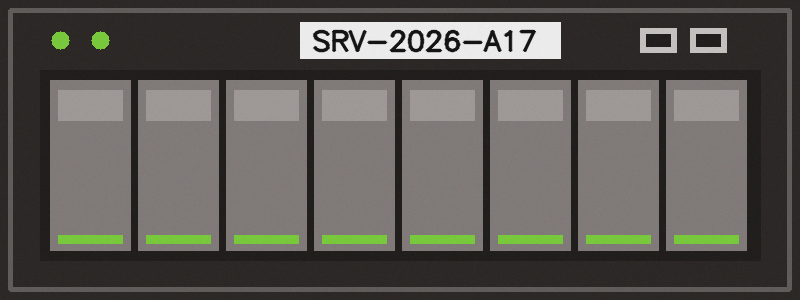
#> input picture module4_machineVision_cv-industrial-workshop/images/rack/rack_reference.png, 800 x 300 px, found by its file name; the run also reads 1 picture not shown here
$ jupyter execute 08_product_components.ipynb   (older library calls are emulated)
#> lines starting #> are read from the running program, lines starting #| are printed output that depends on the picture; after the words box and inside, x2 and y2 are one past the last pixel; in counts of white or black regions, pixels touching at a corner belong together
### module4_machineVision_cv-industrial-workshop/scripts/vision_camera.py
"""
vision_camera.py : แหล่งภาพที่ใช้ร่วมกันทุก Workshop
  file   = ภาพจากไฟล์
  emu    = กล้อง Basler จำลอง (ไม่ต้องมีกล้องจริง)
  basler = กล้อง Basler จริง (GigE / USB)
  webcam = webcam สำรอง

ทุกแหล่งมีคำสั่งเหมือนกัน:  frame = src.read()   และ   src.close()
frame ที่ได้เป็นภาพสี BGR (numpy array) ส่งเข้า OpenCV ได้ทันที
"""
import os

# เปิดกล้องจำลองไว้เสมอ (ไม่กระทบกล้องจริง) จึงสลับ emu กับ basler ได้โดยไม่ต้อง Restart
os.environ.setdefault('PYLON_CAMEMU', '1')

import cv2
import numpy as np

# โฟลเดอร์ images/ ของ repo (ใช้ได้ไม่ว่าจะรันจากโฟลเดอร์ไหน)
IMG_DIR = os.path.join(os.path.dirname(os.path.abspath(__file__)), "..", "images")


def img_path(name):
    """คืน path เต็มของไฟล์ภาพตัวอย่างใน images/"""
    return name if os.path.exists(name) else os.path.join(IMG_DIR, name)


# [45 lines left out: functions imread_url, set_param, pick_device, not called in this run]

class FileSource:
    # [4 lines left out: function __init__, not called in this run]

    def read(self):
        return self.img.copy()

    def close(self):
        pass


class WebcamSource:
    # [7 lines left out: function __init__, not called in this run]

    def read(self):
        ok, frame = self.cap.read()
        return frame if ok else None

    def close(self):
        self.cap.release()


class BaslerSource:
    # [58 lines left out: functions __init__, read, not called in this run]

    def close(self):
        self.cam.StopGrabbing()
        self.cam.Close()


# [24 lines left out: functions add_source_args, open_source, fit_to_screen, not called in this run]


def use_thai_font():
    """ตั้งฟอนต์ไทยให้ matplotlib ทั้ง notebook (ทั้ง show() และกราฟที่วาดเอง)
    เลือกเฉพาะฟอนต์ที่มีในเครื่องจริง: Windows = Tahoma / Leelawadee UI, Mac = Thonburi / Tahoma"""
    import logging
    import warnings
    try:
        import matplotlib.pyplot as plt
        from matplotlib import font_manager
    except ImportError:
        return
    have = {f.name for f in font_manager.fontManager.ttflist}
    thai = [f for f in ("Tahoma", "Thonburi", "Leelawadee UI", "Noto Sans Thai",
                        "Sarabun", "Loma") if f in have]
    plt.rcParams["font.family"] = thai + ["DejaVu Sans"]
    logging.getLogger("matplotlib.font_manager").setLevel(logging.ERROR)
    warnings.filterwarnings("ignore", message="Glyph .* missing from font")


use_thai_font()   # เรียกทันทีที่ import vision_camera


def show(*imgs, titles=None, size=6):
    """แสดงภาพใน Jupyter Notebook (แปลง BGR เป็น RGB ให้อัตโนมัติ)"""
    import logging
    import warnings
    import matplotlib.pyplot as plt
    # ฟอนต์ที่มีภาษาไทย: Windows = Tahoma / Leelawadee UI, Mac = Thonburi
    # เลือกเฉพาะฟอนต์ไทยที่มีในเครื่องนี้จริง จึงไม่มีข้อความ findfont ... not found
    from matplotlib import font_manager
    have = {f.name for f in font_manager.fontManager.ttflist}
    thai = [f for f in ("Tahoma", "Leelawadee UI", "Thonburi", "Noto Sans Thai") if f in have]
    plt.rcParams["font.family"] = thai + ["DejaVu Sans"]
    warnings.filterwarnings("ignore", message="Glyph")
    warnings.filterwarnings("ignore", message="findfont")
    logging.getLogger("matplotlib.font_manager").setLevel(logging.ERROR)  # findfont มาทาง logging ไม่ใช่ warnings
    n = len(imgs)
    fig, axes = plt.subplots(1, n, figsize=(size * n, size * 0.75))
    axes = [axes] if n == 1 else axes
    for i, (ax, im) in enumerate(zip(axes, imgs)):
        if im.ndim == 2:
            ax.imshow(im, cmap="gray", vmin=0, vmax=255)
        else:
            ax.imshow(cv2.cvtColor(im, cv2.COLOR_BGR2RGB))
        if titles:
            ax.set_title(titles[i])
        ax.axis("off")
    plt.tight_layout()
    plt.show()


# [23 lines left out: function grab_one, not called in this run]


def put_label(img, text, org=(10, 30), scale=0.8, color=(0, 255, 255)):
    cv2.putText(img, text, org, cv2.FONT_HERSHEY_SIMPLEX, scale, (0, 0, 0), 4)
    cv2.putText(img, text, org, cv2.FONT_HERSHEY_SIMPLEX, scale, color, 2)


# ---------------------------------------------------------------
# สำหรับ Notebook 02b: เล่นกับกล้องจำลอง
# ---------------------------------------------------------------
# [28 lines left out: function grab_emu, not called in this run]


class EmuLine:
    """สายการผลิตจำลอง: กล้องจำลองส่งภาพจากโฟลเดอร์ทีละภาพ ทุกครั้งที่สั่ง Trigger
    ใช้แบบ:  line = EmuLine("line")  ->  frame = line.trigger()  ->  line.close()"""

    # [27 lines left out: functions __init__, trigger, not called in this run]

    def close(self):
        self.cam.StopGrabbing()
        self.cam.Close()


# [17 lines left out: function simulate_real, not called in this run]


class SimpleHOG:
    # HOG แบบเขียนเอง ใช้แทน cv2.HOGDescriptor ที่ไม่มีใน OpenCV 5  (ภาพ 64x48, cell 8, block 2x2, 9 ทิศ)
    def __init__(self, cell=8, bins=9):
        self.cell, self.bins = cell, bins

    # [32 lines left out: functions compute, make_hog, not called in this run]

### module4_machineVision_cv-industrial-workshop/notebooks/08_product_components.ipynb
# แยกส่วนประกอบของสินค้าในภาพเดียว (ตัวอย่าง: Rack server)
สินค้าหนึ่งชิ้นมีหลายส่วน: ช่องไดรฟ์ 8 ช่อง ไฟสถานะ พอร์ต USB ฉลาก  งานตรวจคือ **"แต่ละส่วนครบและถูกต้องไหม"** ไม่ใช่แค่ผ่าน/ไม่ผ่านทั้งเครื่อง

3 วิธี จากง่ายไปซับซ้อน

| วิธี | หลักการ | เหมาะเมื่อ |
|---|---|---|
| **1. แผนที่โซน (ROI map)** | กำหนดกรอบของแต่ละส่วนจากภาพอ้างอิง แล้วตรวจทีละกรอบ | สินค้าอยู่ตำแหน่งเดิมเสมอ (จิ๊ก) ใช้มากที่สุดในโรงงาน |
| **2. หาส่วนประกอบอัตโนมัติ** | หาวัตถุทั้งหมดในภาพ แล้วจำแนกด้วยขนาด รูปร่าง สี | สินค้าเลื่อนได้บ้าง ส่วนประกอบหน้าตาต่างกันชัด |
| **3. AI: Object Detection / Segmentation** | สอนโมเดลให้หาและตีกรอบ/ระบายสีแต่ละส่วน | ส่วนประกอบหน้าตาหลากหลาย หลายรุ่น มุมกล้องไม่คงที่ |

[cell 1]
import sys, os
sys.path.insert(0, os.path.abspath("../scripts"))
import cv2
import numpy as np
from vision_camera import show, img_path, put_label
RACK = img_path("rack")
def load(name):
    return cv2.imread(os.path.join(RACK, name))
ref = load("rack_reference.png")
#> in load, returned value is the input picture: shape (300, 800, 3); mean B, G, R 85, 89.9, 92.7
show(ref, titles=["ภาพอ้างอิง: เครื่องที่ครบถ้วน"], size=7)

## 1. แผนที่โซน (ROI map): บอกโปรแกรมว่าแต่ละส่วนอยู่ตรงไหน
วิศวกรกำหนดกรอบของแต่ละส่วนครั้งเดียวจากภาพอ้างอิง (ในโปรแกรมจริงมักลากกรอบด้วยเมาส์)  แล้วแต่ละกรอบมี**กฎตรวจของตัวเอง**:
- ช่องไดรฟ์: ต้องมีไดรฟ์ (พื้นที่สว่างมากพอ)
- ไฟสถานะ: ต้องเป็น**สีเขียว** (ส้ม = fault)
- พอร์ต USB: ต้องมี
- ฉลาก: ต้องมี (พื้นที่ขาวมากพอ)

[cell 2]
ZONES = {}
for i in range(8):
    ZONES[f"bay{i+1}"] = ("drive", (50 + i * 88, 80, 80, 170))        # (x, y, w, h)
ZONES["led_power"]  = ("led",   (48, 28, 24, 24))
ZONES["led_status"] = ("led",   (88, 28, 24, 24))
ZONES["usb1"]       = ("port",  (640, 28, 36, 24))
ZONES["usb2"]       = ("port",  (690, 28, 36, 24))
ZONES["label"]      = ("label", (300, 22, 260, 36))

def check_zone(kind, roi):
    gray = cv2.cvtColor(roi, cv2.COLOR_BGR2GRAY)
    hsv = cv2.cvtColor(roi, cv2.COLOR_BGR2HSV)
    if kind == "drive":                      # ไดรฟ์ = พื้นที่สว่าง (>90) เกิน 60% ของกรอบ
        return (gray > 90).mean() > 0.6, f"bright {(gray > 90).mean():.0%}"
    if kind == "led":                        # ไฟ = สีเขียว H 40-80  ส้ม H 10-25
        green = cv2.inRange(hsv, (40, 80, 80), (80, 255, 255)).mean() / 255
        orange = cv2.inRange(hsv, (10, 80, 80), (25, 255, 255)).mean() / 255
        if green > 0.3:  return True, "green"
        if orange > 0.3: return False, "ORANGE = fault"
        return False, "off"
    if kind == "port":                       # พอร์ต = มีขอบสว่างล้อมช่องมืด
        return (gray > 150).mean() > 0.25, f"bright {(gray > 150).mean():.0%}"
    if kind == "label":                      # ฉลาก = พื้นที่ขาว > 50%
        return (gray > 200).mean() > 0.5, f"white {(gray > 200).mean():.0%}"

def inspect_zones(img):
    out = img.copy(); report = []
    for name, (kind, (x, y, w, h)) in ZONES.items():
        ok, info = check_zone(kind, img[y:y + h, x:x + w])
        color = (0, 200, 0) if ok else (0, 0, 255)
        cv2.rectangle(out, (x, y), (x + w, y + h), color, 2)
        if not ok:
            put_label(out, name, org=(x, y - 4), scale=0.5, color=(0, 0, 255))
            report.append(f"{name}: {info}")
    return out, report

for name in ["rack_01_good.png", "rack_02_missing_bay.png", "rack_03_led_fault.png", "rack_04_no_port_label.png"]:
    out, report = inspect_zones(load(name))
#> the loop in inspect_zones, `for name, (kind, (x, y, w, h)) in ZONES.items():` made 13 passes
#> info on passes 1, 2, 3, 4, 5, 6, 7, 8, 11, 12, 13: 'bright 100%', 'bright 100%', 'bright 100%', 'bright 100%', 'bright 100%', 'bright 100%', 'bright 100%', 'bright 100%', 'bright 62%', 'bright 62%', 'white 77%'
#> (green in check_zone, orange in check_zone, info) on passes 9 to 10: (0.439, 0, 'green'), (0.439, 0, 'green')
#> pass 1, in check_zone, `gray = cv2.cvtColor(roi, cv2.COLOR_BGR2GRAY)`:
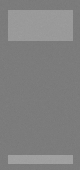
#> gray: shape (170, 80); min 119, max 165, mean 129.6
#> after the loop in inspect_zones, `for name, (kind, (x, y, w, h)) in ZONES.items():`:
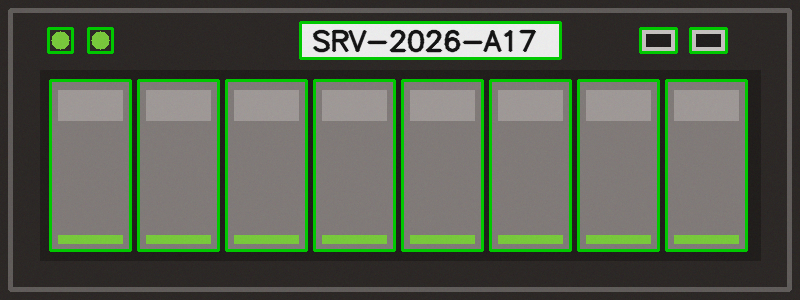
#> out: shape (300, 800, 3); mean B, G, R 78.8, 96.1, 86.1
#> after the loop in inspect_zones, `for name, (kind, (x, y, w, h)) in ZONES.items():`: report = []
#> report = []
    print(f"{name:26s} -> " + ("OK" if not report else "NG: " + "; ".join(report)))
#| rack_01_good.png           -> OK
    show(out, titles=[name + "  " + ("OK" if not report else "NG")], size=7)
#> pass 2 of the loop `for name in ["rack_01_good.png", "rack_02_missing_bay.png", "rack_03_l..`:
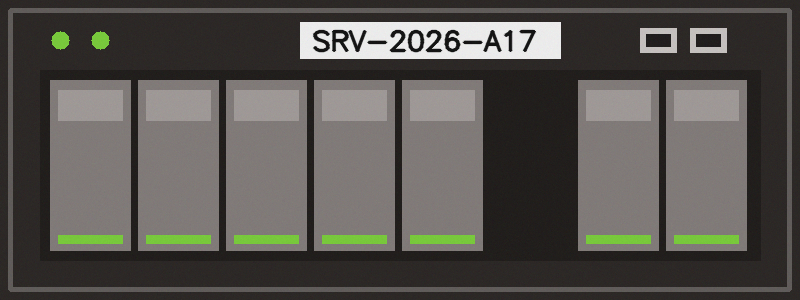
#> input picture module4_machineVision_cv-industrial-workshop/images/rack/rack_02_missing_bay.png, 800 x 300 px, found by its file name
#> in load, returned value is the input picture: shape (300, 800, 3); mean B, G, R 79.6, 84.2, 87
#> the loop in inspect_zones (call 2), `for name, (kind, (x, y, w, h)) in ZONES.items():` made 13 passes
#> (ok, info, color) on passes 1 to 8: (True, 'bright 100%', (0, 200, 0)), (True, 'bright 100%', (0, 200, 0)), (True, 'bright 100%', (0, 200, 0)), (True, 'bright 100%', (0, 200, 0)), (True, 'bright 100%', (0, 200, 0)), (False, 'bright 0%', (0, 0, 255)), (True, 'bright 100%', (0, 200, 0)), (True, 'bright 100%', (0, 200, 0))
#> `out, report = inspect_zones(load(name))`: report = ['bay6: bright 0%']
#| rack_02_missing_bay.png    -> NG: bay6: bright 0%
#> pass 3 of the loop `for name in ["rack_01_good.png", "rack_02_missing_bay.png", "rack_03_l..`:
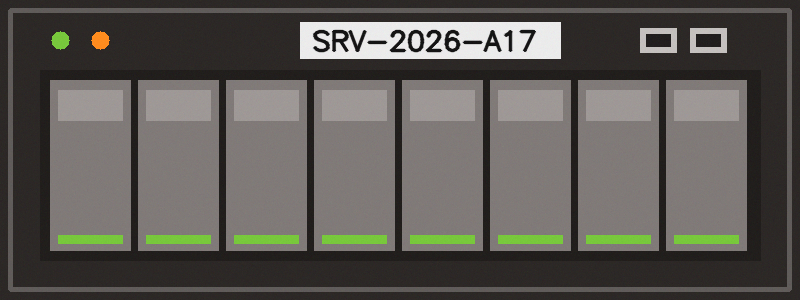
#> input picture module4_machineVision_cv-industrial-workshop/images/rack/rack_03_led_fault.png, 800 x 300 px, found by its file name
#> in load, returned value is the input picture: shape (300, 800, 3); mean B, G, R 85, 89.8, 92.8
#> `out, report = inspect_zones(load(name))`: report = ['led_status: ORANGE = fault']
#| rack_03_led_fault.png      -> NG: led_status: ORANGE = fault
#> the loop made 4 passes; the first 3 are shown

**สังเกต:** ผลไม่ใช่แค่ NG แต่บอกว่า**ส่วนไหน**ผิด (bay6 หาย, led_status เป็นสีส้ม, usb หาย, label หาย) ซึ่งคือสิ่งที่พนักงานหน้าไลน์ต้องการ
**ข้อจำกัด:** ถ้าเครื่องเลื่อนไป 20 พิกเซล กรอบทุกอันจะคลาด  แก้ได้โดยหาตำแหน่งเครื่องก่อน (Template matching จาก notebook 06) แล้วเลื่อนกรอบตาม
**ลองเอง:** เพิ่มโซน `led_power` ให้ต้องเป็นสีเขียวเท่านั้น หรือเปลี่ยนเกณฑ์ไดรฟ์จาก 60% เป็น 90% ดูว่าเกิดอะไรขึ้น

## 2. หาส่วนประกอบอัตโนมัติ: ไม่ต้องกำหนดกรอบ
ให้โปรแกรมหา "ก้อน" ทุกก้อนในภาพเอง แล้ว**จำแนกชนิดจากขนาดและรูปร่าง** (ไดรฟ์ = สี่เหลี่ยมใหญ่ตั้ง, พอร์ต = สี่เหลี่ยมเล็กนอน, ไฟ = วงกลมเล็ก, ฉลาก = สี่เหลี่ยมกว้างสีขาว)
ข้อดี: เครื่องเลื่อนได้ และนับได้ว่ามีไดรฟ์กี่ตัวโดยไม่ต้องรู้ตำแหน่งล่วงหน้า

[cell 3]
def find_components(img):
    gray = cv2.cvtColor(img, cv2.COLOR_BGR2GRAY)
    _, bw = cv2.threshold(gray, 100, 255, cv2.THRESH_BINARY)             # ส่วนประกอบสว่างกว่าตัวเครื่อง (ขอบเครื่อง ~90)
    bw = cv2.morphologyEx(bw, cv2.MORPH_OPEN, np.ones((3, 3), np.uint8))
    contours, _ = cv2.findContours(bw, cv2.RETR_EXTERNAL, cv2.CHAIN_APPROX_SIMPLE)
    out = img.copy(); found = {"drive": 0, "port": 0, "led": 0, "label": 0}
    for c in contours:
        x, y, w, h = cv2.boundingRect(c); area = w * h
        if area < 150 or (w > 700):                                      # ตัดจุดรบกวน และกรอบตัวเครื่อง
            continue
        aspect = w / h
        mean = gray[y:y + h, x:x + w].mean()
        if area > 8000 and aspect < 0.7:    kind = "drive"
        elif mean > 180 and aspect > 4:     kind = "label"
        elif 500 < area < 1500 and aspect > 1.2: kind = "port"
        elif aspect > 0.7 and area < 500:   kind = "led"
        else:
            continue
        found[kind] += 1
        colors = {"drive": (0, 200, 0), "port": (255, 150, 0), "led": (0, 255, 255), "label": (255, 0, 200)}
        cv2.rectangle(out, (x, y), (x + w, y + h), colors[kind], 2)
        put_label(out, kind, org=(x, y - 4), scale=0.45, color=colors[kind])
    return out, found

EXPECT = {"drive": 8, "port": 2, "led": 2, "label": 1}
#> EXPECT = {'drive': 8, 'port': 2, 'led': 2, 'label': 1}
for name in ["rack_01_good.png", "rack_02_missing_bay.png", "rack_04_no_port_label.png"]:
    out, found = find_components(load(name))
#> in find_components, `gray = cv2.cvtColor(img, cv2.COLOR_BGR2GRAY)`:
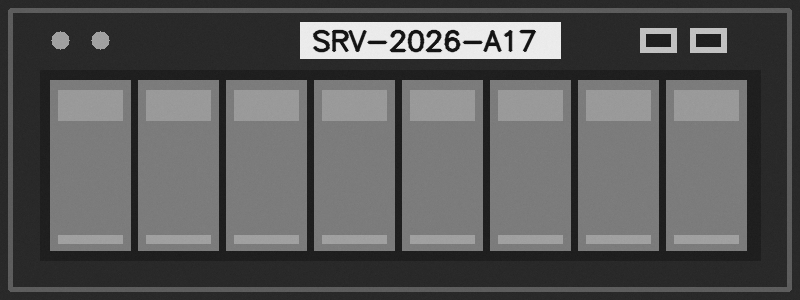
#> gray: shape (300, 800); min 16, max 240, mean 90.2
#> in find_components, `_, bw = cv2.threshold(gray, 100, 255, cv2.THRESH_BINARY)`:
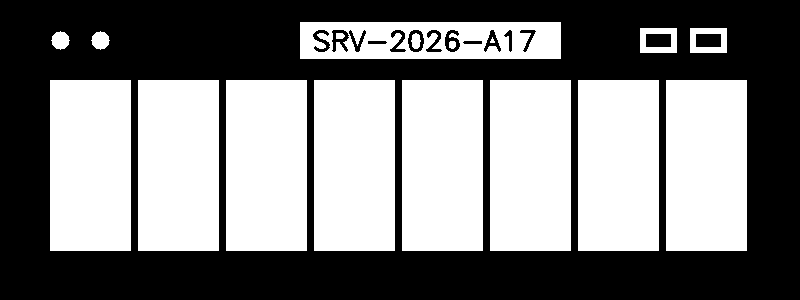
#> bw: shape (300, 800); 50.2% white; 15 black regions, largest, box (x1, y1, x2, y2) and area: (0, 0, 800, 300) 117179, (646, 34, 671, 47) 325, (696, 34, 721, 47) 325
#> in find_components, `bw = cv2.morphologyEx(bw, cv2.MORPH_OPEN, np.ones((3, 3), np.uint8))`: bw: shape (300, 800); 50.2% white; 14 black regions
#> in find_components, `contours, _ = cv2.findContours(bw, cv2.RETR_EXTERNAL, cv2.CHAIN_APPROX..`: contours = 13 contours; largest, box (x1, y1, x2, y2) and area: (666, 80, 747, 251) 13600, (578, 80, 659, 251) 13600, (490, 80, 571, 251) 13600, (402, 80, 483, 251) 13600, (314, 80, 395, 251) 13600
#> the loop in find_components, `for c in contours:` made 13 passes
#> (c, x, y, w, h, area, aspect, mean) on passes 1 to 8: ([[666, 80], [666, 250], [746, 250], [746, 80]], 666, 80, 81, 171, 13851, 0.474, 129.5), ([[578, 80], [578, 250], [658, 250], [658, 80]], 578, 80, 81, 171, 13851, 0.474, 129.5), ([[490, 80], [490, 250], [570, 250], [570, 80]], 490, 80, 81, 171, 13851, 0.474, 129.5), ([[402, 80], [402, 250], [482, 250], [482, 80]], 402, 80, 81, 171, 13851, 0.474, 129.5), ([[314, 80], [314, 250], [394, 250], [394, 80]], 314, 80, 81, 171, 13851, 0.474, 129.5), ([[226, 80], [226, 250], [306, 250], [306, 80]], 226, 80, 81, 171, 13851, 0.474, 129.5), ([[138, 80], [138, 250], [218, 250], [218, 80]], 138, 80, 81, 171, 13851, 0.474, 129.5), ([[50, 80], [50, 250], [130, 250], [130, 80]], 50, 80, 81, 171, 13851, 0.474, 129.5)
#> (x, y, w, h, area, aspect, mean, kind) on passes 9 to 10: (92, 32, 17, 17, 289, 1, 143.6, 'led'), (52, 32, 17, 17, 289, 1, 143.7, 'led')
#> after the loop in find_components, `for c in contours:`:
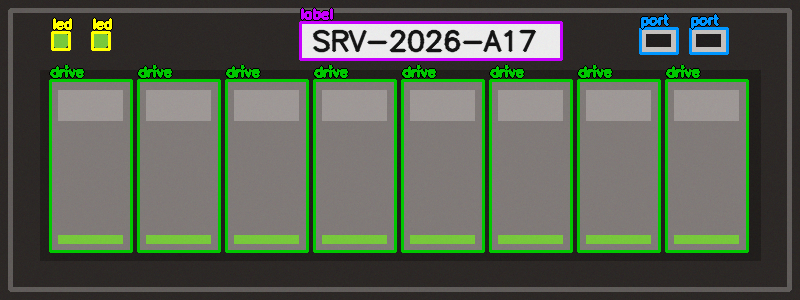
#> out: shape (300, 800, 3); mean B, G, R 82.6, 97.1, 88.9
#> after the loop in find_components, `for c in contours:`: found = {'drive': 8, 'port': 2, 'led': 2, 'label': 1}
#> found = {'drive': 8, 'port': 2, 'led': 2, 'label': 1}
    missing = {k: EXPECT[k] - v for k, v in found.items() if v < EXPECT[k]}
#> missing = 0 items
    print(f"{name:26s} พบ {found}  " + ("OK" if not missing else f"NG ขาด {missing}"))
#| rack_01_good.png           พบ {'drive': 8, 'port': 2, 'led': 2, 'label': 1}  OK
    show(out, titles=[name], size=7)
#> pass 2 of the loop `for name in ["rack_01_good.png", "rack_02_missing_bay.png", "rack_04_n..`:
#> in find_components (call 2), `_, bw = cv2.threshold(gray, 100, 255, cv2.THRESH_BINARY)`:
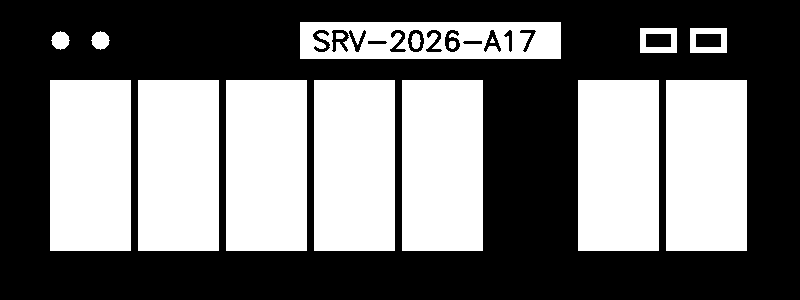
#> bw: shape (300, 800); 44.5% white; 16 white regions (1 under 20 px), largest, box (x1, y1, x2, y2) and area: (50, 80, 131, 251) 13851, (138, 80, 219, 251) 13851, (226, 80, 307, 251) 13851
#> contours = 12 contours; largest, box (x1, y1, x2, y2) and area: (666, 80, 747, 251) 13600, (578, 80, 659, 251) 13600, (402, 80, 483, 251) 13600, (314, 80, 395, 251) 13600, (226, 80, 307, 251) 13600
#> the loop in find_components (call 2), `for c in contours:` made 12 passes
#> after the loop in find_components (call 2), `for c in contours:`:
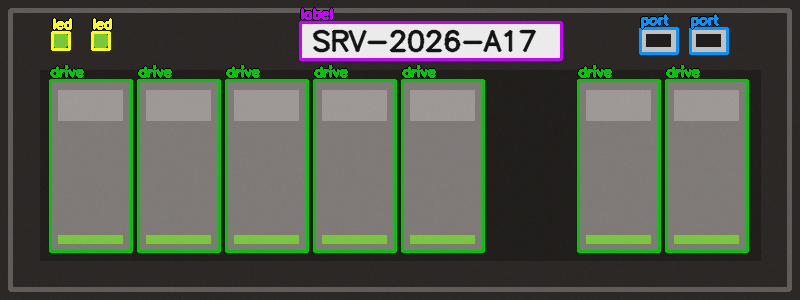
#> out: shape (300, 800, 3); 7.25% of pixels changed, all inside (x1, y1, x2, y2) = (49, 7, 749, 253)
#> after the loop in find_components (call 2), `for c in contours:`: found = {'drive': 7, 'port': 2, 'led': 2, 'label': 1}
#> missing = {'drive': 1}
#| rack_02_missing_bay.png    พบ {'drive': 7, 'port': 2, 'led': 2, 'label': 1}  NG ขาด {'drive': 1}
#> pass 3 of the loop `for name in ["rack_01_good.png", "rack_02_missing_bay.png", "rack_04_n..`:
#> in find_components (call 3), `_, bw = cv2.threshold(gray, 100, 255, cv2.THRESH_BINARY)`:
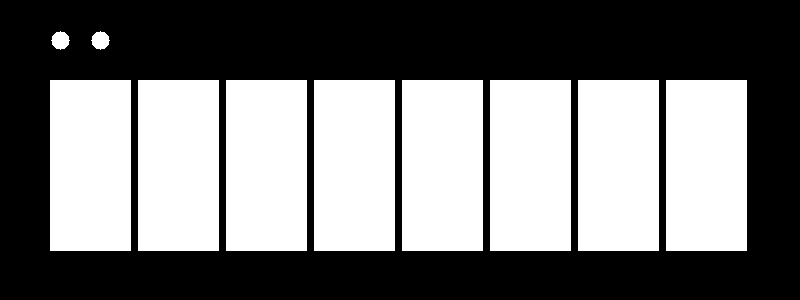
#> bw: shape (300, 800); 46.4% white; 10 white regions, largest, box (x1, y1, x2, y2) and area: (50, 80, 131, 251) 13851, (138, 80, 219, 251) 13851, (226, 80, 307, 251) 13851
#> contours = 10 contours; largest, box (x1, y1, x2, y2) and area: (666, 80, 747, 251) 13600, (578, 80, 659, 251) 13600, (490, 80, 571, 251) 13600, (402, 80, 483, 251) 13600, (314, 80, 395, 251) 13600
#> the loop in find_components (call 3), `for c in contours:` made 10 passes
#> after the loop in find_components (call 3), `for c in contours:`:
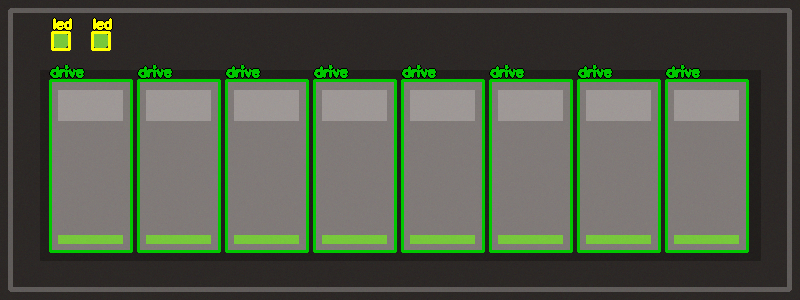
#> out: shape (300, 800, 3); mean B, G, R 73.7, 90.9, 82
#> after the loop in find_components (call 3), `for c in contours:`: found = {'drive': 8, 'port': 0, 'led': 2, 'label': 0}
#> missing = {'port': 2, 'label': 1}
#| rack_04_no_port_label.png  พบ {'drive': 8, 'port': 0, 'led': 2, 'label': 0}  NG ขาด {'port': 2, 'label': 1}

**สังเกต:** วิธีนี้นับได้ว่าไดรฟ์ขาด 1 ตัว แม้ไม่รู้ตำแหน่ง แต่กฎจำแนกด้วยขนาด/รูปร่างต้องเขียนใหม่ทุกครั้งที่สินค้าเปลี่ยนรุ่น  และถ้าสองส่วนหน้าตาคล้ายกัน (ไฟสถานะไดรฟ์ กับไฟสถานะเครื่อง) ต้องใช้ตำแหน่งช่วยแยกอยู่ดี

## 3. AI: Object Detection / Segmentation
เมื่อสินค้ามีหลายรุ่น ส่วนประกอบหน้าตาหลากหลาย หรือมุมกล้องไม่คงที่ วิธีเขียนกฎจะไม่ไหว  ใช้ AI ที่**ตีกรอบ** (Detection) หรือ**ระบายสีขอบเขต** (Segmentation) ของแต่ละส่วน

| ต้องการ | เครื่องมือ | สิ่งที่ต้องเตรียม |
|---|---|---|
| ตีกรอบส่วนประกอบ + นับ | **YOLO (detect)** | ภาพจริง + ตีกรอบติดป้ายทุกส่วน (ใช้ Roboflow / LabelImg) หลักร้อยภาพ |
| ขอบเขตละเอียดระดับพิกเซล | **YOLO (segment)** | เหมือนข้างบน แต่ติดป้ายเป็นรูปทรง (ใช้เวลามากกว่า) |
| แบ่งส่วนทันทีโดยไม่ต้องสอน | **SAM (Segment Anything)** | ไม่ต้องสอน แต่ต้องบอกว่าแต่ละส่วนคืออะไรเอง และหนัก |

ตัวอย่างโค้ด YOLO detect (ต้อง `pip install ultralytics` ประมาณ 1 GB):
```python
from ultralytics import YOLO
model = YOLO("yolov8n.pt")
model.train(data="rack.yaml", epochs=50)       # rack.yaml ชี้ไปโฟลเดอร์ภาพ + ไฟล์กรอบ class: drive, led, usb, label
result = model("rack_front.png")[0]
for box in result.boxes:                       # แต่ละกรอบที่เจอ: ชนิด ตำแหน่ง ความมั่นใจ
    print(result.names[int(box.cls)], box.xyxy[0].tolist(), float(box.conf))
```
จากกรอบที่ได้ ก็นับไดรฟ์ ตรวจสีไฟ อ่านฉลาก ด้วยวิธีจาก notebook 06 ต่อได้ทันที  **AI หาส่วน  กฎง่ายๆ ตรวจส่วน**  คือรูปแบบที่ใช้จริงบ่อยที่สุด

## สรุปสำหรับ Rack server
1. จิ๊กยึดเครื่องได้ รุ่นเดียว → **ROI map** เขียนเสร็จในวันเดียว อธิบายได้ทุกกรอบ
2. เครื่องเลื่อนได้บ้าง รุ่นเดียว → ROI map + Template matching หาตำแหน่งก่อน
3. หลายรุ่น มุมกล้องเปลี่ยน → **YOLO detect** หาส่วนประกอบ แล้วใช้กฎตรวจแต่ละส่วน
